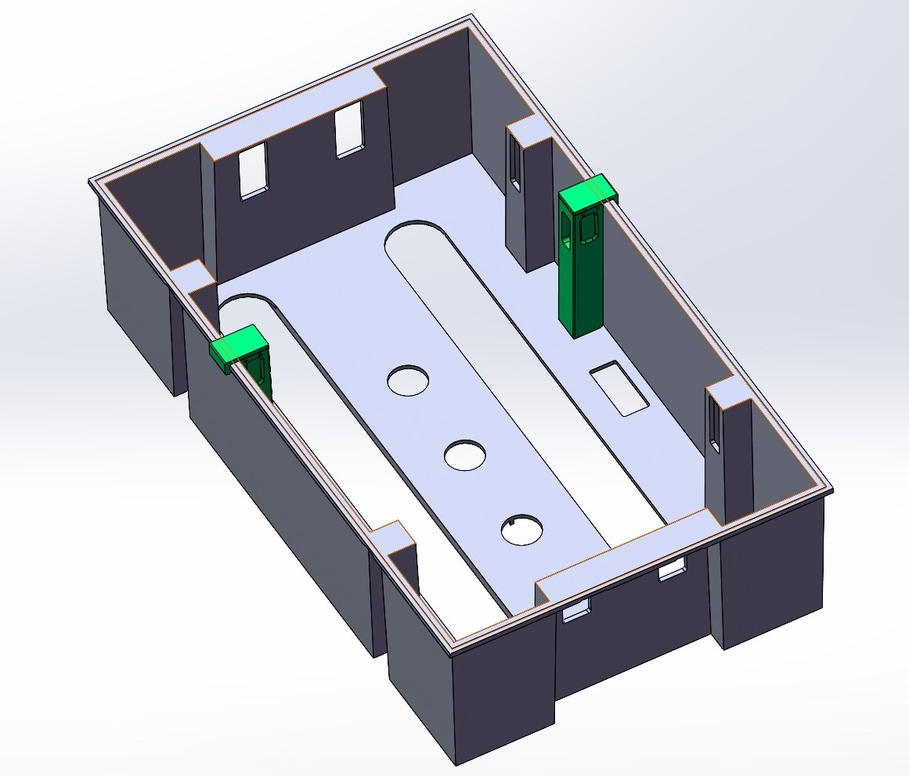
#> input picture 1.jpg, 909 x 776 px, shrunk from 1161 x 992 before the run
$ python 21-img-flip.py
#> lines starting #> are read from the running program, lines starting #| are printed output that depends on the picture
import cv2

img = cv2.imread("./1.jpg")
#> img is the input picture: shape (776, 909, 3); mean B, G, R 206.4, 197.9, 195.5
new_img1 = cv2.flip(img, 0)
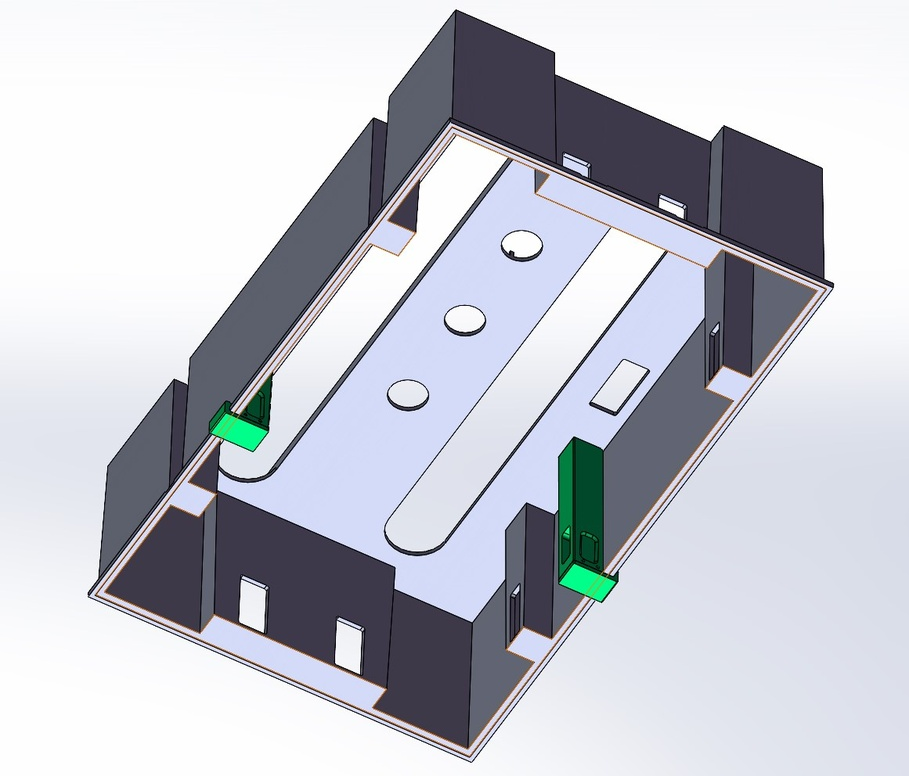
#> new_img1: shape (776, 909, 3); mean B, G, R 206.4, 197.9, 195.5
new_img2 = cv2.flip(img, -1)
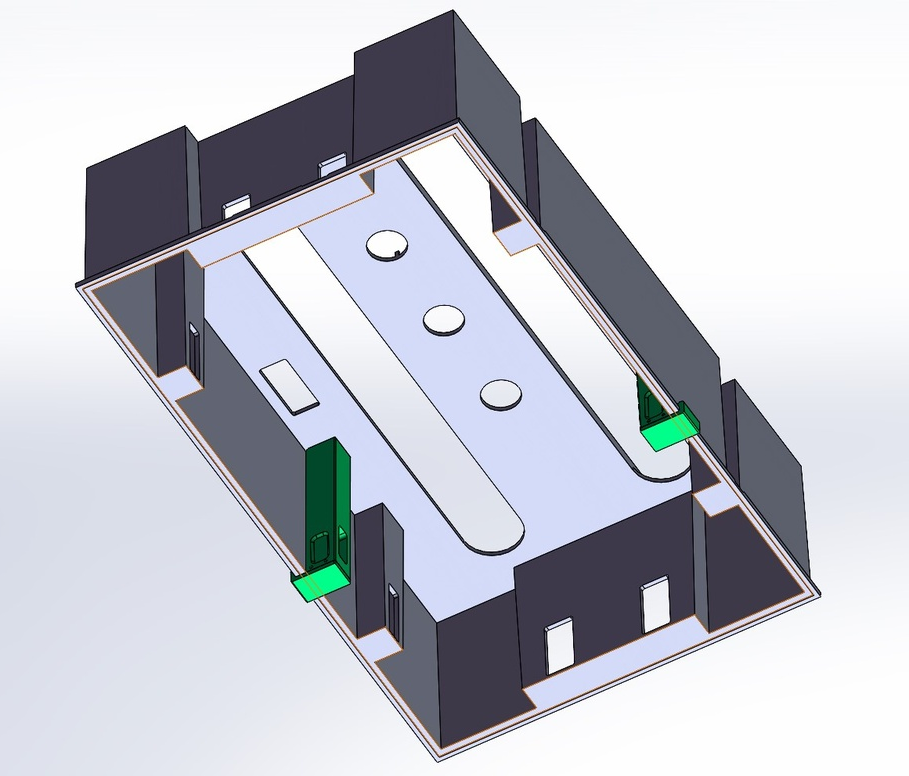
#> new_img2: shape (776, 909, 3); mean B, G, R 206.4, 197.9, 195.5
new_img3 = cv2.flip(img, 1)
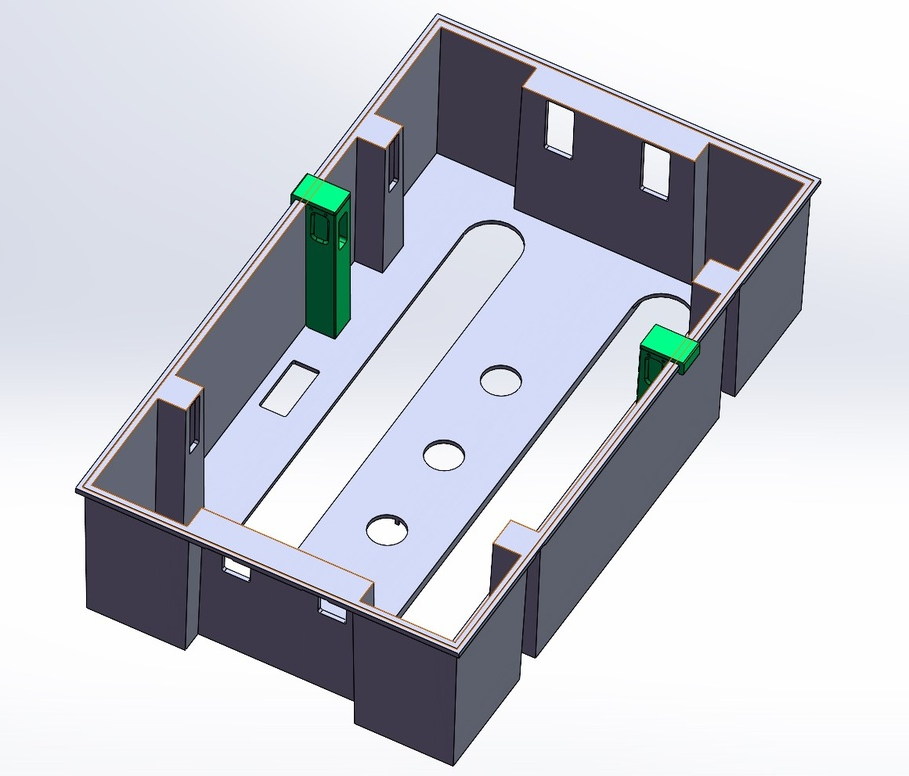
#> new_img3: shape (776, 909, 3); mean B, G, R 206.4, 197.9, 195.5
cv2.imshow("img", img)
# 上下翻转
cv2.imshow("img1", new_img1)
# 上下+左右
cv2.imshow("img2", new_img2)
# 左右
cv2.imshow("img3", new_img3)
cv2.waitKey(0)
